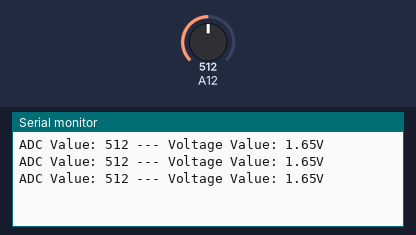
A sketch run on a simulated Arduino Mega 2560, built with avr-gcc and run on an emulated ATmega2560. On the bench: the last lines printed to the serial monitor. The inputs (shaded band) are chosen by the test bench; at power-on: A12 = 512.

Above: at 1.3 s.
1.4 s: A12 set to 716
At 1.9 s:
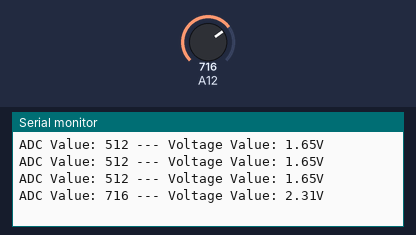
2.9 s: A12 set to 900
At 3.4 s:
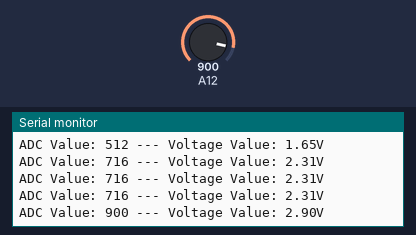
Timing chart, 0 to 5.9 s (numbered marks = the images above; inputs shaded):
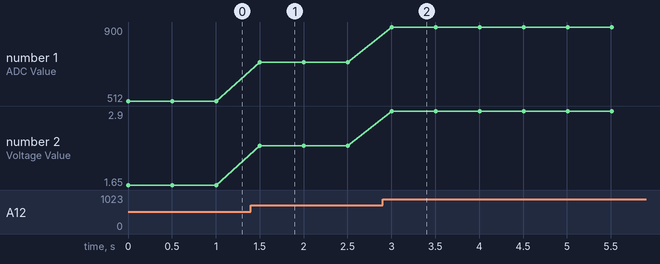

Measured:
- after the input at 1.4 s, the serial monitor: prints a new line after 0.10 s (image 1)
- after the input at 2.9 s, the serial monitor: prints a new line after 0.11 s (image 2)
- plotted number 1: 512 → 716 after the input at 1.4 s, 716 → 900 after the input at 2.9 s
- plotted number 2: 1.65 → 2.31 after the input at 1.4 s, 2.31 → 2.9 after the input at 2.9 s

The sketch:

Project_6_Analog_Input.ino
```cpp
#define PIN_ANALOG_IN  28

void setup() {
  Serial.begin(9600);
}

void loop() {
  int adcVal = analogRead(PIN_ANALOG_IN);
  double voltage = adcVal / 1023.0 * 3.3;
  Serial.println("ADC Value: " + String(adcVal) + " --- Voltage Value: " + String(voltage) + "V");
  delay(500);
}
```
